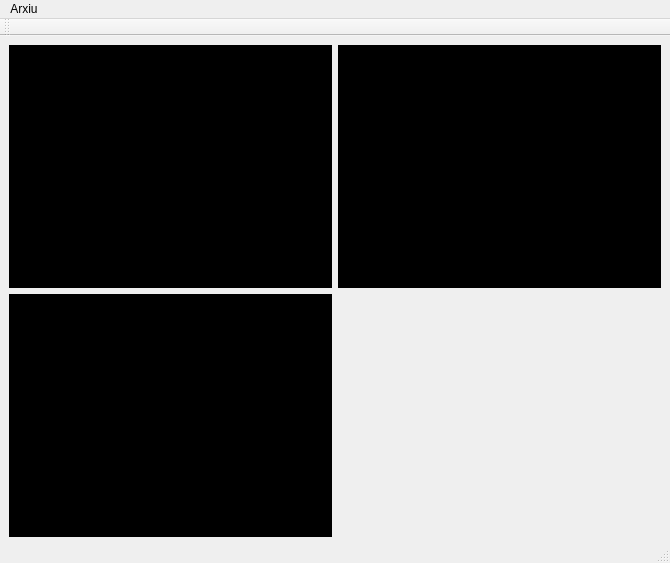
<?xml version="1.0" encoding="UTF-8"?>
<ui version="4.0">
 <class>MainWindow</class>
 <widget class="QMainWindow" name="MainWindow">
  <property name="geometry">
   <rect>
    <x>0</x>
    <y>0</y>
    <width>670</width>
    <height>563</height>
   </rect>
  </property>
  <property name="windowTitle">
   <string>MainWindow</string>
  </property>
  <widget class="QWidget" name="centralWidget">
   <widget class="QWidget" name="widget" native="true">
    <property name="geometry">
     <rect>
      <x>9</x>
      <y>9</y>
      <width>323</width>
      <height>243</height>
     </rect>
    </property>
    <property name="styleSheet">
     <string notr="true">background-color: rgb(0, 0, 0);</string>
    </property>
   </widget>
   <widget class="QWidget" name="widget_3" native="true">
    <property name="geometry">
     <rect>
      <x>338</x>
      <y>9</y>
      <width>323</width>
      <height>243</height>
     </rect>
    </property>
    <property name="styleSheet">
     <string notr="true">background-color: rgb(0, 0, 0);</string>
    </property>
   </widget>
   <widget class="QWidget" name="widget_2" native="true">
    <property name="geometry">
     <rect>
      <x>9</x>
      <y>258</y>
      <width>323</width>
      <height>243</height>
     </rect>
    </property>
    <property name="styleSheet">
     <string notr="true">background-color: rgb(0, 0, 0);</string>
    </property>
   </widget>
  </widget>
  <widget class="QMenuBar" name="menuBar">
   <property name="geometry">
    <rect>
     <x>0</x>
     <y>0</y>
     <width>670</width>
     <height>21</height>
    </rect>
   </property>
   <widget class="QMenu" name="menuArxiu">
    <property name="title">
     <string>Arxiu</string>
    </property>
    <addaction name="actionStart"/>
    <addaction name="actionStop"/>
   </widget>
   <addaction name="menuArxiu"/>
  </widget>
  <widget class="QToolBar" name="mainToolBar">
   <attribute name="toolBarArea">
    <enum>TopToolBarArea</enum>
   </attribute>
   <attribute name="toolBarBreak">
    <bool>false</bool>
   </attribute>
  </widget>
  <widget class="QStatusBar" name="statusBar"/>
  <action name="actionStart">
   <property name="text">
    <string>Start</string>
   </property>
  </action>
  <action name="actionStop">
   <property name="text">
    <string>Stop</string>
   </property>
  </action>
 </widget>
 <layoutdefault spacing="6" margin="11"/>
 <resources/>
 <connections/>
</ui>
